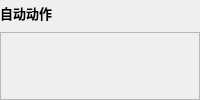
         <widget class="QWidget" name="pageAutoMotion">
          <layout class="QVBoxLayout" name="verticalLayout_7">
           <property name="leftMargin">
            <number>0</number>
           </property>
           <property name="topMargin">
            <number>0</number>
           </property>
           <property name="rightMargin">
            <number>0</number>
           </property>
           <property name="bottomMargin">
            <number>0</number>
           </property>
           <item>
            <layout class="QHBoxLayout" name="horizontalLayout_13" stretch="1,0">
             <item>
              <widget class="QLabel" name="labelAutoMotion">
               <property name="minimumSize">
                <size>
                 <width>0</width>
                 <height>25</height>
                </size>
               </property>
               <property name="font">
                <font>
                 <pointsize>10</pointsize>
                 <weight>75</weight>
                 <bold>true</bold>
                </font>
               </property>
               <property name="text">
                <string>自动动作</string>
               </property>
              </widget>
             </item>
             <item>
              <widget class="QPushButton" name="buttonSave_3">
               <property name="sizePolicy">
                <sizepolicy hsizetype="Fixed" vsizetype="Fixed">
                 <horstretch>0</horstretch>
                 <verstretch>0</verstretch>
                </sizepolicy>
               </property>
               <property name="minimumSize">
                <size>
                 <width>40</width>
                 <height>26</height>
                </size>
               </property>
               <property name="icon">
                <iconset resource="../PCS.qrc">
                 <normaloff>:/images/pngs/common_save.png</normaloff>:/images/pngs/common_save.png</iconset>
               </property>
               <property name="iconSize">
                <size>
                 <width>20</width>
                 <height>20</height>
                </size>
               </property>
               <property name="flat">
                <bool>true</bool>
               </property>
              </widget>
             </item>
            </layout>
           </item>
           <item>
            <widget class="QFrame" name="frame_13">
             <property name="frameShape">
              <enum>QFrame::StyledPanel</enum>
             </property>
             <layout class="QVBoxLayout" name="verticalLayout_11">
              <item>
               <spacer name="verticalSpacer_13">
                <property name="orientation">
                 <enum>Qt::Vertical</enum>
                </property>
                <property name="sizeHint" stdset="0">
                 <size>
                  <width>20</width>
                  <height>40</height>
                 </size>
                </property>
               </spacer>
              </item>
             </layout>
            </widget>
           </item>
          </layout>
         </widget>
